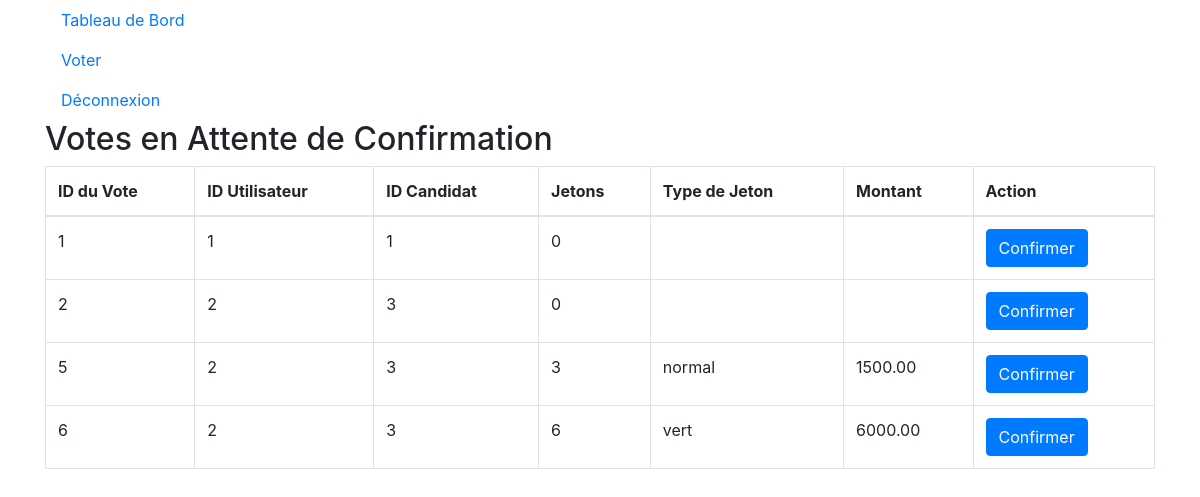
Screenshot of /votes_attente.php (signed in) with the database file from the repository.
### tables this page shows
CREATE TABLE IF NOT EXISTS `votes` (
  `id` int NOT NULL AUTO_INCREMENT,
  `id_utilisateur` int NOT NULL,
  `id_candidat` int NOT NULL,
  `est_paye` tinyint(1) DEFAULT '0',
  `date_vote` timestamp NULL DEFAULT CURRENT_TIMESTAMP,
  `jetons` int NOT NULL,
  `type_jeton` varchar(50) DEFAULT NULL,
  `montant` decimal(10,2) DEFAULT NULL,
  `admin_id` int NOT NULL,
  `vote_id` int NOT NULL,
  PRIMARY KEY (`id`),
  KEY `id_utilisateur` (`id_utilisateur`),
  KEY `id_candidat` (`id_candidat`)
);

### votes_attente.php (the view, shortened to what this page needs)
<?php
include('config.php');
$sql = "SELECT * FROM Votes WHERE est_paye = 0";
$stmt = $pdo->query($sql);
$votes_attente = $stmt->fetchAll(PDO::FETCH_ASSOC);
?>
<!DOCTYPE html>
<html lang="fr">
<head>
    <link href="https://stackpath.bootstrapcdn.com/bootstrap/4.5.2/css/bootstrap.min.css" rel="stylesheet">
</head>
<body>
    <div class="container">
        <?php require "menu.php"; ?>
        <h2>Votes en Attente de Confirmation</h2>
        <table class="table table-bordered">
            <thead>
                <tr>
                    <th>ID du Vote</th>
                    <th>ID Utilisateur</th>
                    <th>ID Candidat</th>
                    <th>Jetons</th>
                    <th>Type de Jeton</th>
                    <th>Montant</th>
                    <th>Action</th>
                </tr>
            </thead>
            <tbody>
                <?php foreach ($votes_attente as $vote) : ?>
                    <tr>
                        <td><?= htmlspecialchars($vote['id']) ?></td>
                        <td><?= htmlspecialchars($vote['id_utilisateur']) ?></td>
                        <td><?= htmlspecialchars($vote['id_candidat']) ?></td>
                        <td><?= htmlspecialchars($vote['jetons']) ?></td>
                        <td><?= htmlspecialchars($vote['type_jeton']) ?></td>
                        <td><?= htmlspecialchars($vote['montant']) ?></td>
                        <td>
                            <form method="post" action="confirmer_paiement.php">
                                <button type="submit" class="btn btn-primary">Confirmer</button>
                            </form>
                        </td>
                    </tr>
                <?php endforeach; ?>
            </tbody>
        </table>
</body>
</html>

### menu.php (shortened to what this page needs)
<div class="sidebar" id="sidebar">
    <ul class="nav flex-column">
        <li class="nav-item">
            <a class="nav-link active" href="dashboard.php">Tableau de Bord</a>
        </li>
        <li class="nav-item">
            <a class="nav-link" href="voter.php">Voter</a>
        </li>
        <li class="nav-item">
            <a class="nav-link" href="logout.php">Déconnexion</a>
        </li>
    </ul>
</div>
</body>
</html>

### rows the page displays
votes: id "1", id_utilisateur "1", id_candidat "1", jetons "0"
votes: id "2", id_utilisateur "2", id_candidat "3", jetons "0"
votes: id "5", id_utilisateur "2", id_candidat "3", jetons "3", type_jeton "normal", montant "1500.00"
votes: id "6", id_utilisateur "2", id_candidat "3", jetons "6", type_jeton "vert", montant "6000.00"
